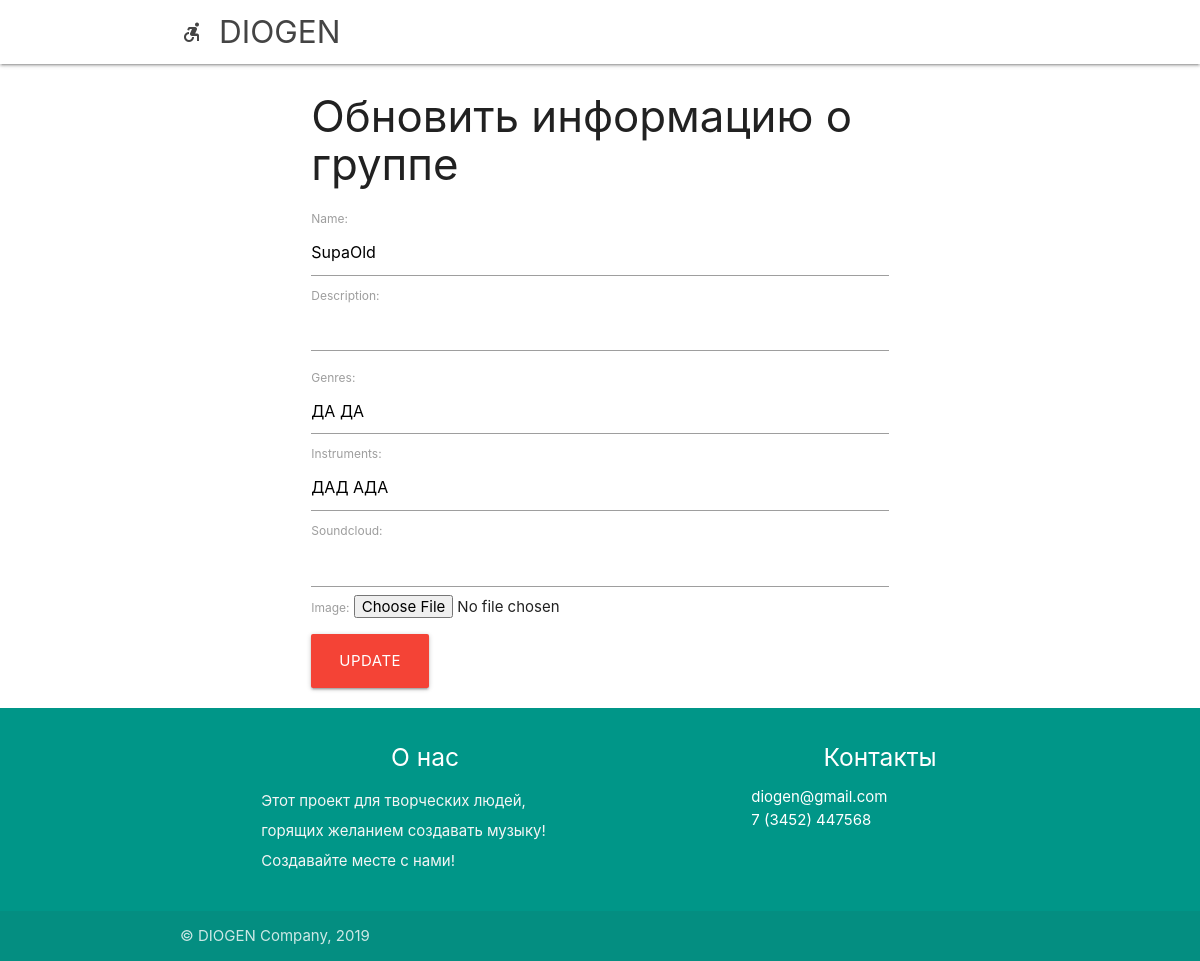
The app's page /mygroups/upd/1/, older data.
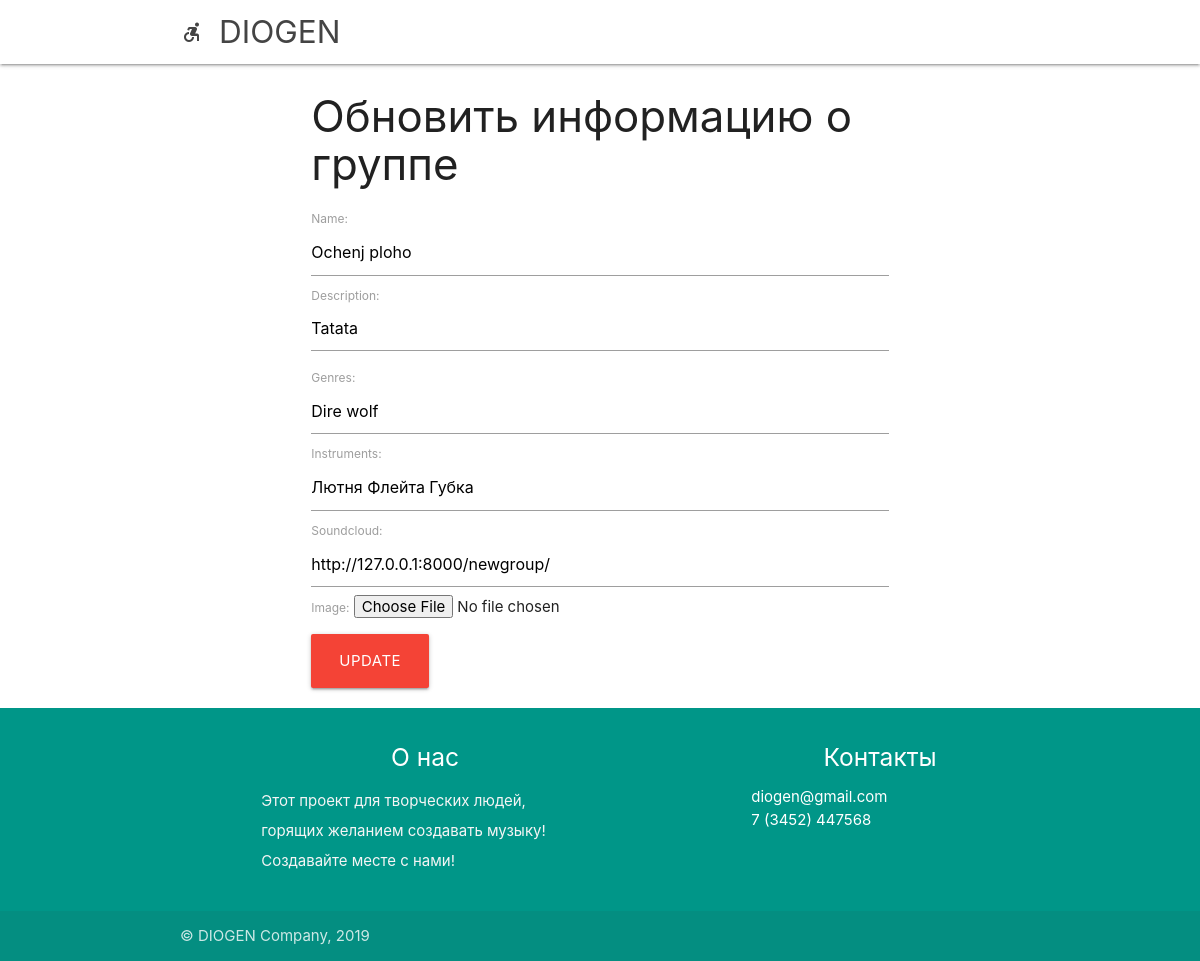
The same page, newer data.
### userApp/models.py (models this page shows, shortened)
class GroupProfile(models.Model):
    name = models.CharField(max_length=100,default='', blank=False)
    description=models.TextField(default='',blank=True)
    genres=models.CharField(max_length=100,default='', blank=True)
    instruments=models.CharField(max_length=200,default='', blank=True)
    soundcloud=models.CharField(max_length=100, default='', blank=True)
    create_date = models.CharField(max_length=100, default='', blank=True)
    image = models.FileField(upload_to = 'pic_folder/', default = 'pic_folder/None/no-img.jpg')

### userApp/views.py (the view, shortened to what this page needs)
# urls.py: path('mygroups/upd/<int:pk>/', views.GroupUpdate.as_view(), name='GroupUpdate'),
class GroupUpdate(UpdateView):
    model = GroupProfile
    form_class= GroupForm
    template_name = 'groups/groupprofile_update.html'

### userApp/forms.py
class GroupForm(forms.ModelForm):
    class Meta:
        model = GroupProfile
        fields = ['name', 'description', 'genres', 'instruments', 'soundcloud',
            'create_date', 'image']
        widgets = {
            'description': forms.Textarea(attrs={'class':'materialize-textarea'}),
            'create_date': forms.TextInput(attrs={'class':'datepicker'}),
            'image': forms.FileInput(attrs={'class': 'avatar'}),
        }

### userApp/templates/groups/groupprofile_update.html (shortened to what this page needs)
{% extends "mainPage/wrapper.html" %}
{% load static %}
{% block page %}
<body>
<link rel="stylesheet" href="http://foliotek.github.io/Croppie/croppie.css" />
<div class="row">
    <div class="col s3 m3 l3">
    </div>
    <div class="col s6 m6 l6">
        <h3>Обновить информацию о группе </h3>
        <form method="post" enctype="multipart/form-data">{% csrf_token %}
                {{form.name.label_tag}}
                {{form.name}}
                {{form.description.label_tag}}
                {{form.description}}
                {{form.genres.label_tag}}
                {{form.genres}}
                {{form.instruments.label_tag}}
                {{form.instruments}}
                {{form.soundcloud.label_tag}}
                {{form.soundcloud}}
                {{form.image.label_tag}}
                {{form.image}}
            <input type="submit" value="Update" class="btn-large red">
        </form>
    </div>
    <div class="col s3 m3 l3">
    </div>
</div>
</body>
{% endblock %}

Row changes from the older to the newer data that the page shows:
changed GroupProfile: name "SupaOld" → "Ochenj ploho"; description (not shown) → "Tatata"; genres "ДА ДА" → "Dire wolf"; instruments "ДАД АДА" → "Лютня Флейта Губка"; soundcloud (not shown) → "http://127.0.0.1:8000/newgroup/"
